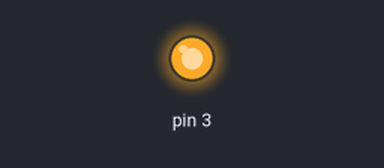
This sketch was run on a simulated Arduino Uno, built with avr-gcc and run on an emulated ATmega328P. On the bench: output pins drawn as LEDs (lit = HIGH). What the sketch prints to the serial monitor is not drawn.

Above: at 0.1 s.
Timing chart, 0 to 1.6 s (numbered marks = the images above):
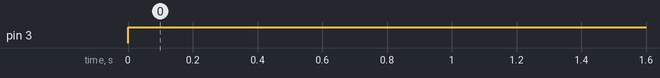

Measured:
- by itself, pin 3: LOW → HIGH at 0.00 s

The sketch:

SmHoElPl.ino
```cpp
#include <SoftwareSerial.h>   //Software Serial Port

#define RxD 6
#define TxD 7
char incomingByte;  // входящие данные
String dataIn;
int i,in,out,operation;
void setup() {
  Serial.begin(9600); // инициализация порта
  Serial.println("Hello");
  operation = 0;
  pinMode(3, OUTPUT);


}
int convert(String data )  {
  int n ;
  n = data[dataIn.indexOf("1")];
  if (!n>0)
  n = data[dataIn.indexOf("0")];
  return (n);

}

void loop() {
  if (Serial.available() > 0) {  //если пришли данные
    incomingByte = Serial.read(); // считываем байт
    dataIn = String(dataIn + incomingByte); // Формируем строку
  }
  // принимаем десятичное число, преобразуем к
  switch ( operation )
     {
       case  0: {
        Serial.write(" 1 -2 ; 2 - 16"); operation++; dataIn = ""; digitalWrite(3, LOW); //выключить лампочку
        break;
        };
       case  1: {if (dataIn.indexOf("1")>=0 | dataIn.indexOf("0")>=0 )
                 Serial.write("ok");
                 dataIn = "";
                 digitalWrite(3, HIGH);  //включить лампочку
                 in = convert(dataIn);
                 Serial.write("sadsdfdfsgd");
                 operation+=1;
                 break;
               };

     }
}
```
